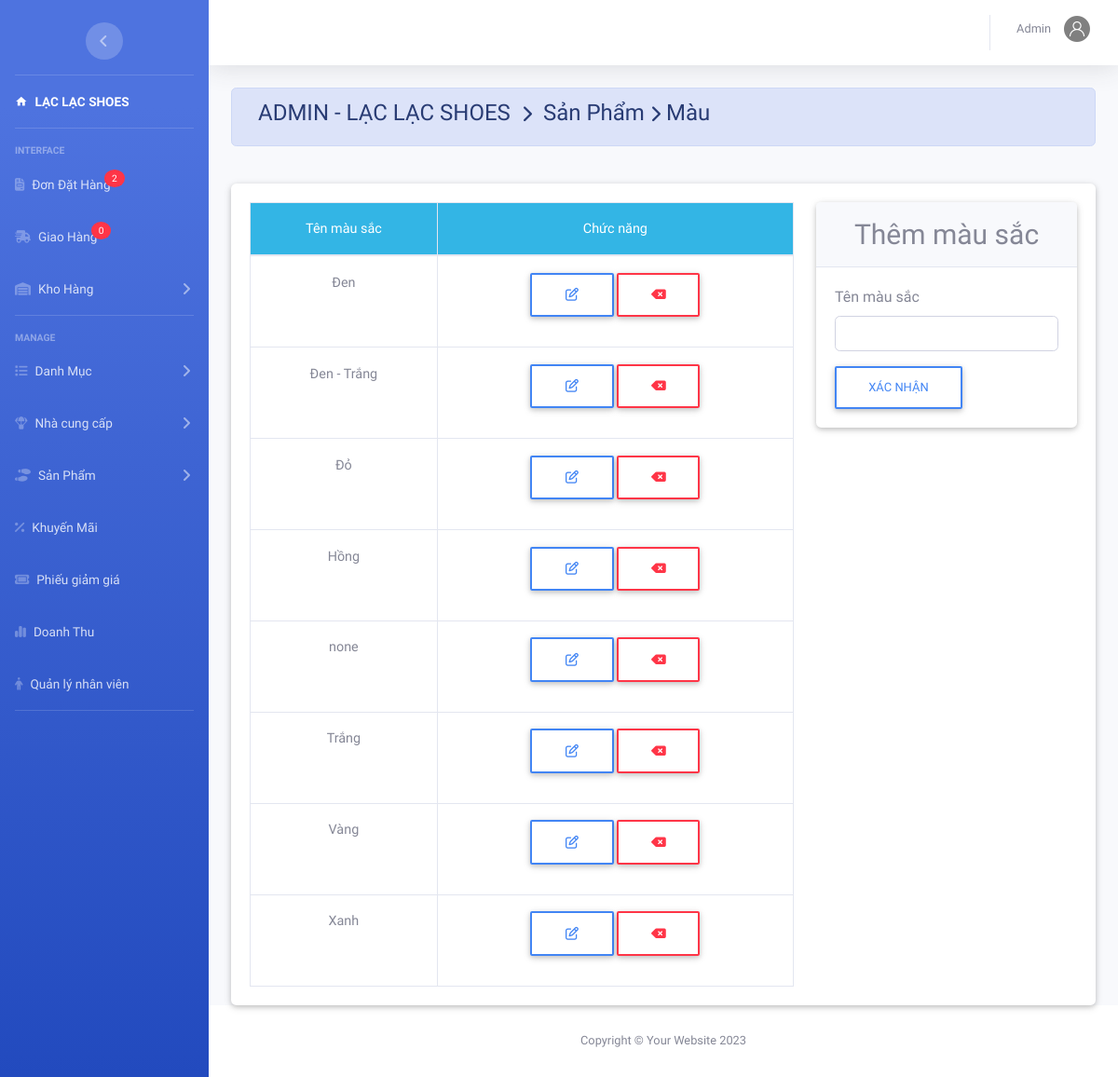
/admin/index.php?action=mau&view=them (signed in), run on the app's committed database.
### tables this page shows
CREATE TABLE `mau` (
  `MaMau` varchar(50) NOT NULL DEFAULT 'none'
);

### admin/mau/mau.php (the view, shortened to what this page needs)
<?php
$sql = "select * from Mau ";
$rs = mysqli_query($conn, $sql);
?>
<div class="container-fluid">
	<div class=" alert alert-primary">
		<h4 class="page-title">
			 ADMIN - LẠC LẠC SHOES &#160;<i class="fas fa-chevron-right" style="font-size: 18px"></i>&#160; Sản Phẩm&#160;<i class="fas fa-chevron-right" style="font-size: 18px"></i>&#160;Màu
		</h4>
	</div><br>
	<div class="card">
		<div class="card-body">
			<div class="row">
				<div class="col-lg-8">
					<table class="table table-hover table-bordered m-auto text-center" style="font-size: 13px;">
						<thead class="badge-info">
							<tr>
								<th>Tên màu sắc</th>
								<th>Chức năng</th>
							</tr>
						</thead>
						<tbody>
							<?php $so = 0;
							while ($row = mysqli_fetch_array($rs)) { ?>
								<tr>
									<td><?php echo $row['MaMau']; ?></td>
									<td>
										<a class="mb-3 btn btn-outline-primary mx-auto w-25 fs-14 text-capitalize" href="index.php?action=mau&view=suamau&mamau=<?php echo $row['MaMau']; ?>"><i class="far fa-edit"></i></a>
										<a class="mb-3 btn btn-outline-danger mx-auto w-25 fs-14 text-capitalize" href="mau/main.php?view=xoamau&mamau=<?php echo $row['MaMau']; ?>"><i class="fas fa-backspace"></i></a>
									</td>
								</tr>
							<?php	} ?>
						</tbody>
					</table>
				</div>
				<div class="col-lg-4">
				</div>
			</div>
		</div>
	</div>
</div>

### admin/template/css/style.css (style rules this page uses)
.fs-14 { font-size: 14px !important; }

### data on the page
mau: MaMau "Đen"
mau: MaMau "Đen - Trắng"
mau: MaMau "Đỏ"
mau: MaMau "Hồng"
mau: MaMau "none"
mau: MaMau "Trắng"
mau: MaMau "Vàng"
mau: MaMau "Xanh"

### other printed values
$dem "2"
$dem "0"
$nv['TenNV'] "Admin"
